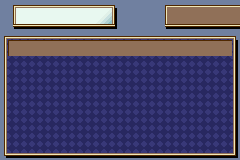

Tiled map render using the project's own tile images. Description and the whole map definition, tile-layer contents included, below:
An orthogonal 30x20 tile map with 8x8 px tiles, 1 tile layer (Tile Layer 1).

<map version="1.9" tiledversion="1.9.1" orientation="orthogonal" renderorder="right-down" width="30" height="20" tilewidth="8" tileheight="8" infinite="0" nextlayerid="2" nextobjectid="1">
 <tileset firstgid="1" name="BobMenuTiles" tilewidth="8" tileheight="8" tilecount="128" columns="16">
  <image source="../../Image/Png/BobMenuTiles.png" width="128" height="64" />
 </tileset>
 <layer id="1" name="Tile Layer 1" width="30" height="20">
  <data encoding="csv">
1,4,3,3,3,3,3,3,3,3,3,3,3,3,2147483652,1,1,1,1,1,4,3,3,3,3,3,3,3,3,3,
1,37,27,27,27,27,27,27,27,27,27,27,27,28,20,1,1,1,1,1,37,47,47,47,47,47,47,47,47,47,
1,37,27,27,27,27,27,27,27,27,27,27,28,29,20,1,1,1,1,1,37,47,47,47,47,47,47,47,47,47,
1,13,14,14,14,14,14,14,14,14,14,14,14,14,15,1,1,1,1,1,13,14,14,14,14,14,14,14,14,14,
43,41,41,41,41,41,41,41,41,41,41,41,41,41,41,41,41,41,41,41,41,41,41,41,41,41,41,41,41,2147483691,
42,72,73,73,73,73,73,73,73,73,73,73,73,73,73,73,73,73,73,73,73,73,73,73,73,73,73,73,73,2147483714,
42,71,47,47,47,47,47,47,47,47,47,47,47,47,47,47,47,47,47,47,47,47,47,47,47,47,47,47,47,2147483714,
42,2,2,2,2,2,2,2,2,2,2,2,2,2,2,2,2,2,2,2,2,2,2,2,2,2,2,2,2,2147483714,
42,2,2,2,2,2,2,2,2,2,2,2,2,2,2,2,2,2,2,2,2,2,2,2,2,2,2,2,2,2147483714,
42,2,2,2,2,2,2,2,2,2,2,2,2,2,2,2,2,2,2,2,2,2,2,2,2,2,2,2,2,2147483714,
42,2,2,2,2,2,2,2,2,2,2,2,2,2,2,2,2,2,2,2,2,2,2,2,2,2,2,2,2,2147483714,
42,2,2,2,2,2,2,2,2,2,2,2,2,2,2,2,2,2,2,2,2,2,2,2,2,2,2,2,2,2147483714,
42,2,2,2,2,2,2,2,2,2,2,2,2,2,2,2,2,2,2,2,2,2,2,2,2,2,2,2,2,2147483714,
42,2,2,2,2,2,2,2,2,2,2,2,2,2,2,2,2,2,2,2,2,2,2,2,2,2,2,2,2,2147483714,
42,2,2,2,2,2,2,2,2,2,2,2,2,2,2,2,2,2,2,2,2,2,2,2,2,2,2,2,2,2147483714,
42,2,2,2,2,2,2,2,2,2,2,2,2,2,2,2,2,2,2,2,2,2,2,2,2,2,2,2,2,2147483714,
42,2,2,2,2,2,2,2,2,2,2,2,2,2,2,2,2,2,2,2,2,2,2,2,2,2,2,2,2,2147483714,
42,2,2,2,2,2,2,2,2,2,2,2,2,2,2,2,2,2,2,2,2,2,2,2,2,2,2,2,2,2147483714,
42,2,2,2,2,2,2,2,2,2,2,2,2,2,2,2,2,2,2,2,2,2,2,2,2,2,2,2,2,2147483714,
1073741893,3221225537,3221225537,3221225537,3221225537,3221225537,3221225537,3221225537,3221225537,3221225537,3221225537,3221225537,3221225537,3221225537,3221225537,3221225537,3221225537,3221225537,3221225537,3221225537,3221225537,3221225537,3221225537,3221225537,3221225537,3221225537,3221225537,3221225537,3221225537,3221225539
</data>
 </layer>
</map>
